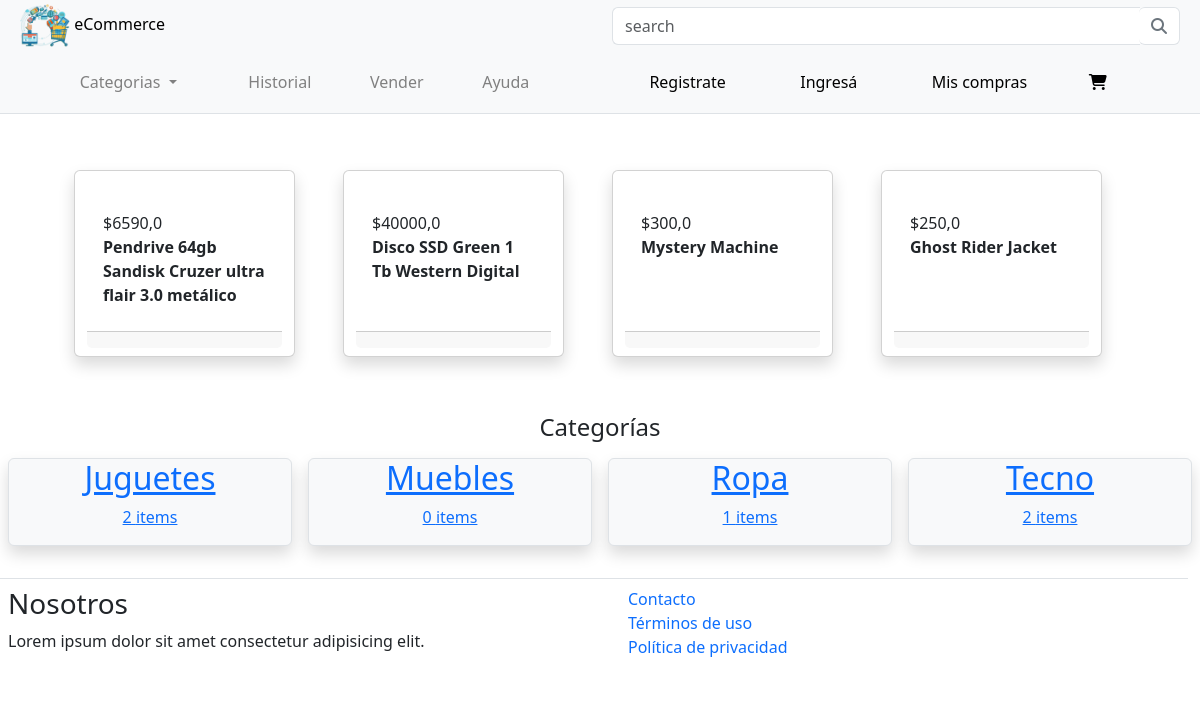
Before: / with the older database file.
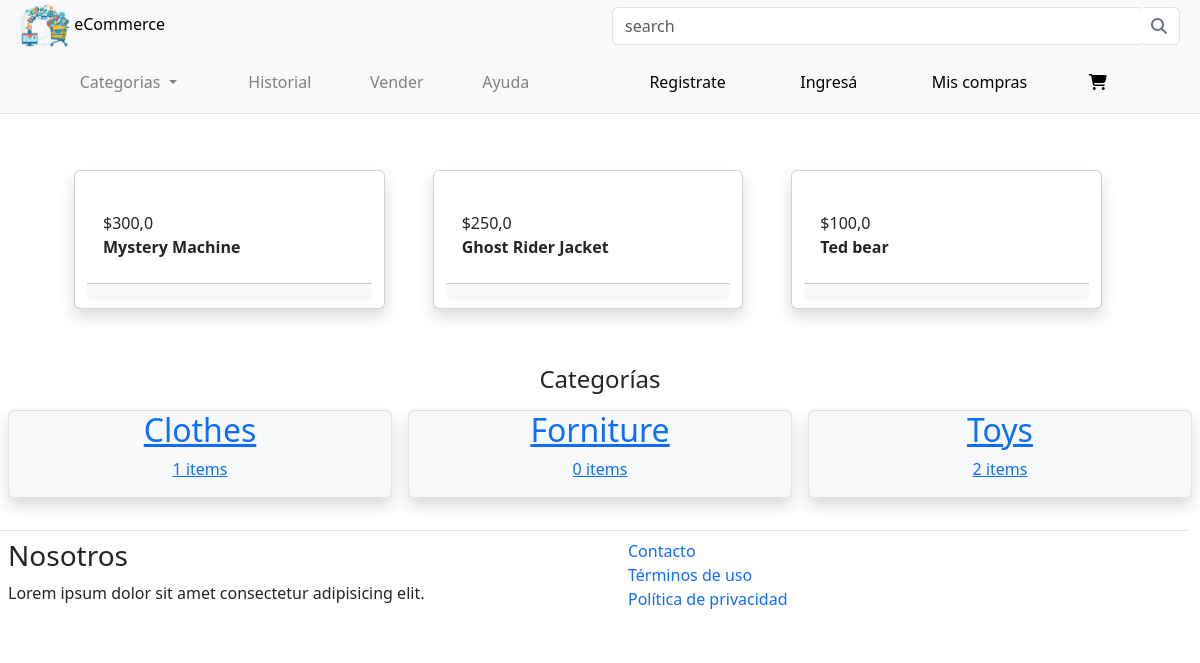
After: the same page with the newer database file.
### items/models.py (models this page shows, shortened)
class Item(models.Model):
    category = models.ForeignKey(Category, related_name='items', on_delete=models.CASCADE)
    name = models.CharField(max_length=100)
    description = models.TextField(blank=False, null=True) # puede quedar en blanco
    price = models.FloatField(blank=False)
    image = models.ManyToManyField(Image, related_name='items', blank=False)
    is_sold = models.BooleanField(default=False)
    created_by = models.ForeignKey(User, related_name='items', on_delete=models.CASCADE) # si se borra usuario también sus publicaciones lo harán
    created_at = models.DateTimeField(auto_now_add=True)

class Category(models.Model):
    name = models.CharField(max_length=255)
    class Meta:
        ordering = ('name',) # ordena alfabéticamente
        verbose_name_plural = "Categories"

### core/views.py (the view)
# urls.py: path('', views.index, name='index'),
def index(request):
    items = Item.objects.filter(is_sold=False).order_by("-created_at")[:4]
    categories = Category.objects.all()
    return render( request, 'core/index.html', {
        'categories': categories,
        'items' : items,
        }
    )

### templates/core/index.html (shortened to what this page needs)
{% extends 'core/base.html'%}
{% block content %}
    <div class="container justify-content-center my-4 p-2">
        <div class="row container justify-content-center p-4">
            {% for item in items %}
                <div class="card col mx-4 shadow rounded">
                    <div class="bg-image hover-overlay ripple" data-mdb-ripple-color="light">
                    </div>
                    <div class="card-body">
                        <div class="card-text"><span>${{ item.price }}</span></div>
                        <div class="card-title display-none">
                            <b>{{ item.name }}</b>
                        </div>
                    </div>
                    <h2 class="card-footer"></h2>
                </div>
            {% endfor %}
        </div>
    </div>
    <div class="container-fluid text-center my-4">
        <h4>Categorías</h4>
        <div class="row justify-content-between align-items-center">
            {% for category in categories%}
            <div class="col border rounded my-2 mx-2 bg-light shadow">
                <a href="#">
                    <div class="">
                        <h2>{{ category.name }}</h2>
                        <p>{{ category.items.count }} items</p>
                    </div>
                </a>
            </div>
            {% endfor %}
        </div>
    </div>
{% endblock %}

### templates/core/base.html (shortened to what this page needs)
<!DOCTYPE html>
<html lang="es">
<head>
    {% load static %}
    {% load bootstrap5 %}
    {% bootstrap_css %}
</head>
<body>
    <header class="container-fluid border-bottom bg-light">
        <div class="row px-2 py-1 d-flex align-items-center justify-content-between">
            <div class="col-3">
                <a href="{% url 'core:index' %}" style="text-decoration: none; color: black;">
                    <img src="{% static 'core/img/ecom.png' %}" alt="eCommerce icon" style="width: 50px;">
                    eCommerce
                </a>
            </div>
            <div class="col-6">
                <div class="input-group">
                    <input class="form-control border-end-0 border" type="search" placeholder="search" id="example-search-input">
                    <span class="input-group-append">
                        <button class="btn btn-outline-secondary bg-white border-start-0 border ms-n5" type="button">
                            <i class="fa fa-search"></i>
                        </button>
                    </span>
                </div>
            </div>
        </div>
        <div class="row container-fluid align-items-center justify-content-between py-1 px-2">
            <nav class="col navbar justify-content-evenly">
                <div class="nav-item dropdown">
                    <button class="btn dropdown-toggle" type="button" id="dropdownMenuButton1" data-bs-toggle="dropdown" aria-expanded="false" style="color: gray;">
                        Categorias
                    </button>
                </div>
                <a href="#" style="text-decoration: none; color: gray;">Historial</a>
                <a href="{% url 'items:publicar' %}" style="text-decoration: none; color: gray;">Vender</a>
                <a href="#" style="text-decoration: none; color: gray;">Ayuda</a>
            </nav>
            <nav class="col navbar justify-content-evenly">
                <a href="#" style="text-decoration: none; color: black;">Registrate</a>
                <button type="submit" class="btn btn-link" data-bs-toggle="modal" data-bs-target="#login" style="text-decoration: none; color: black;">
                    Ingresá
                </button>
                <a href="#" style="text-decoration: none; color: black;">Mis compras</a>
                <a href="#" style="text-decoration: none; color: black;">
                    <i class="fa-solid fa-cart-shopping" style="color: #000000;"></i>
                </a>
            </nav>
        </div>
    </header>
    <main>
        {% block content %}{% endblock %}
    </main>
    {% include "core/footer.html" %}
</body>
</html>

### templates/core/footer.html
<footer class="container-fluid row border-top my-2">
    <div class="col p-2">
        <h3>Nosotros</h3>
        <p>Lorem ipsum dolor sit amet consectetur adipisicing elit.</p>
    </div>
    <div class="col p-2">
        <ul>
            <li class="list-unstyled">
                <a href="{% url 'core:contact' %}" style="text-decoration: none;">Contacto</a>
            </li>
            <li class="list-unstyled">
                <a href="#" style="text-decoration: none;">Términos de uso</a>
            </li>
            <li class="list-unstyled">
                <a href="#" style="text-decoration: none;">Política de privacidad</a>
            </li>
        </ul>
    </div>
</footer>

Changed rows visible on the page:
removed Item: price "6590,0", name "Pendrive 64gb Sandisk Cruzer ultra flair 3.0 metálico"
removed Item: price "40000,0", name "Disco SSD Green 1 Tb Western Digital"
removed Category: name "Tecno", items.count "2"
now on this page (row edited): Item: price "100,0", name "Ted bear"
changed Category: name "Ropa" → "Clothes"; moves up the list
changed Category: name "Muebles" → "Forniture"; moves down the list
changed Category: name "Juguetes" → "Toys"
